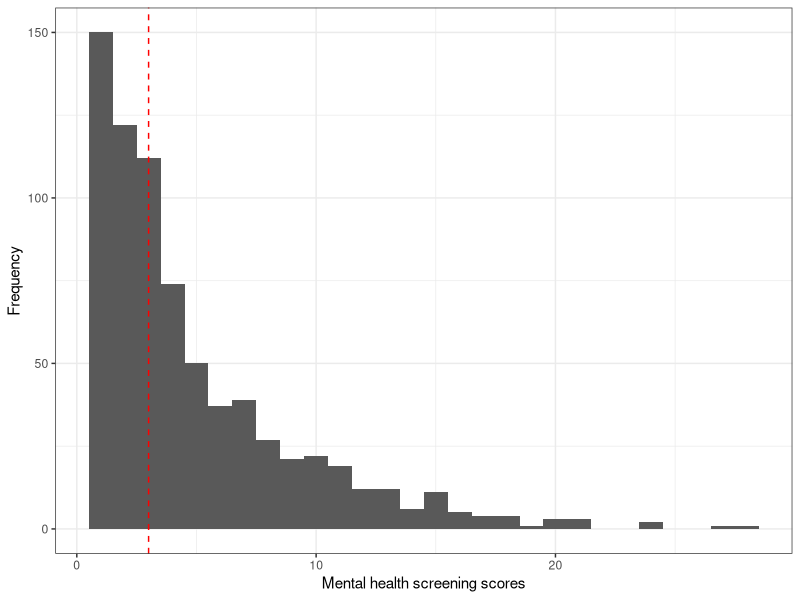
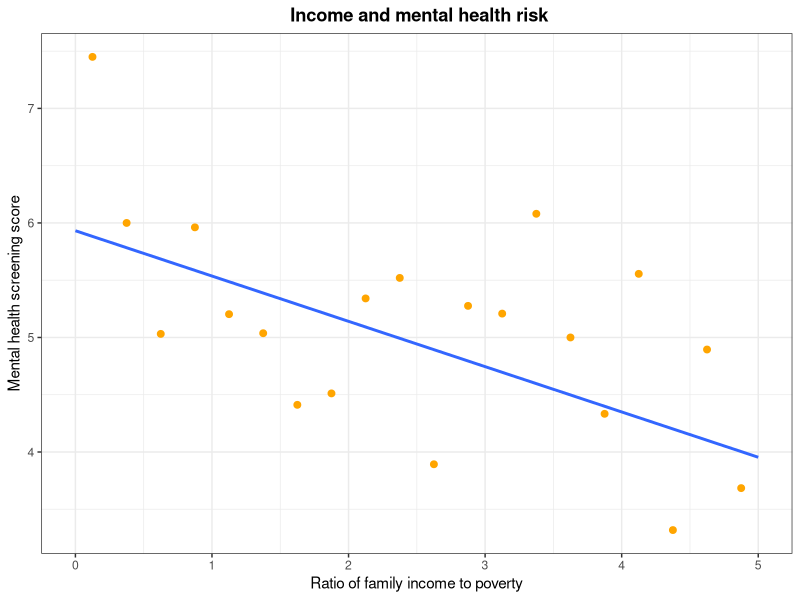
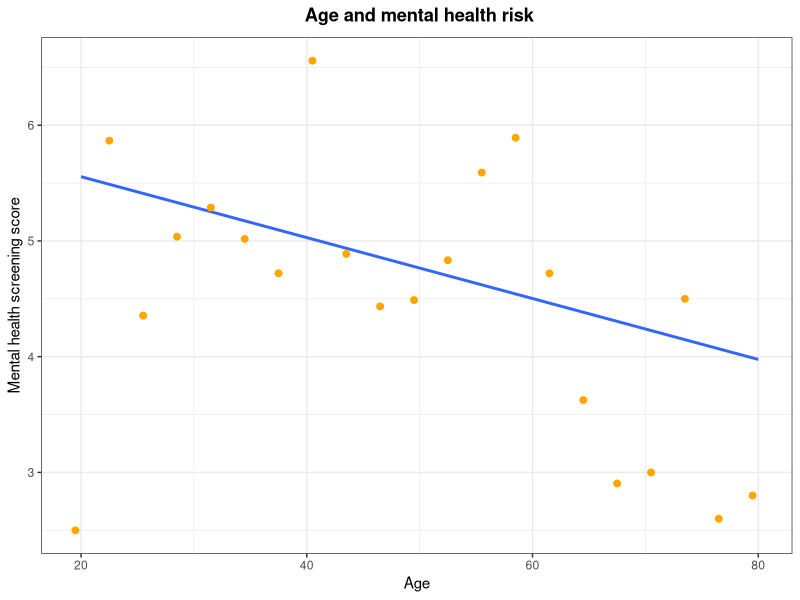
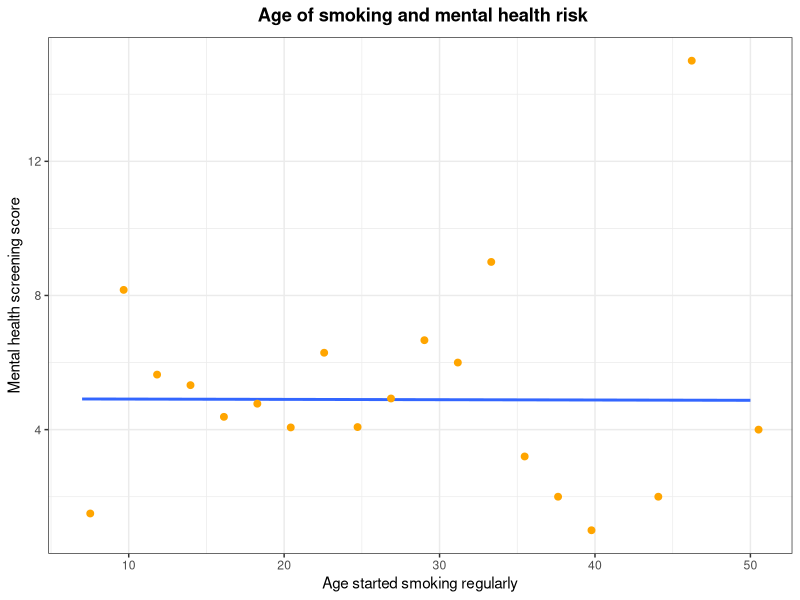
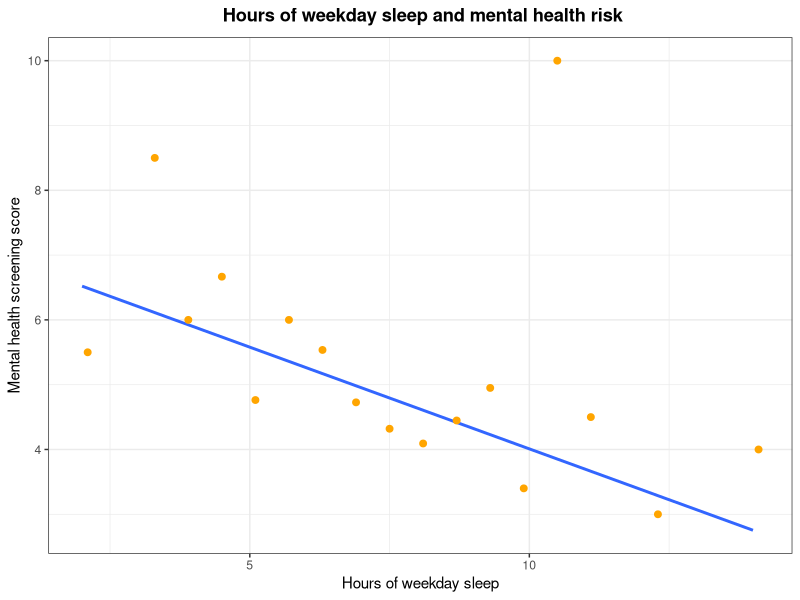
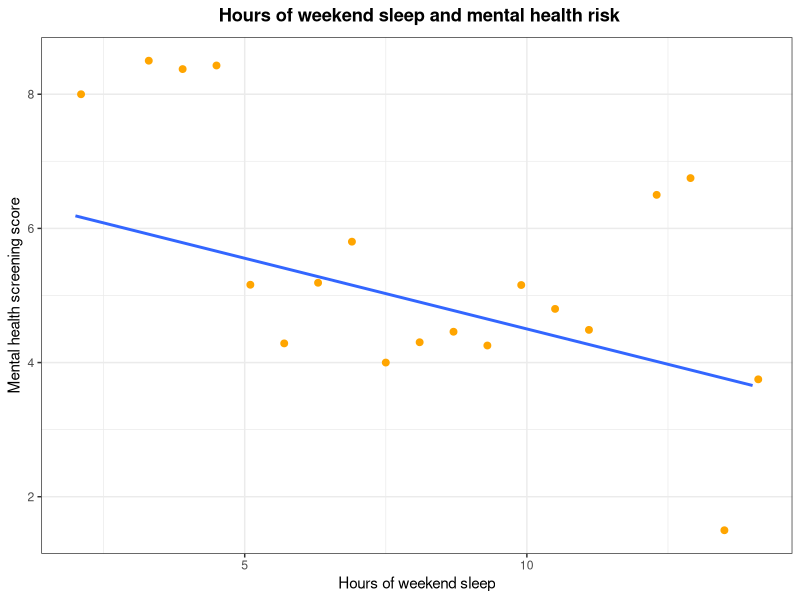
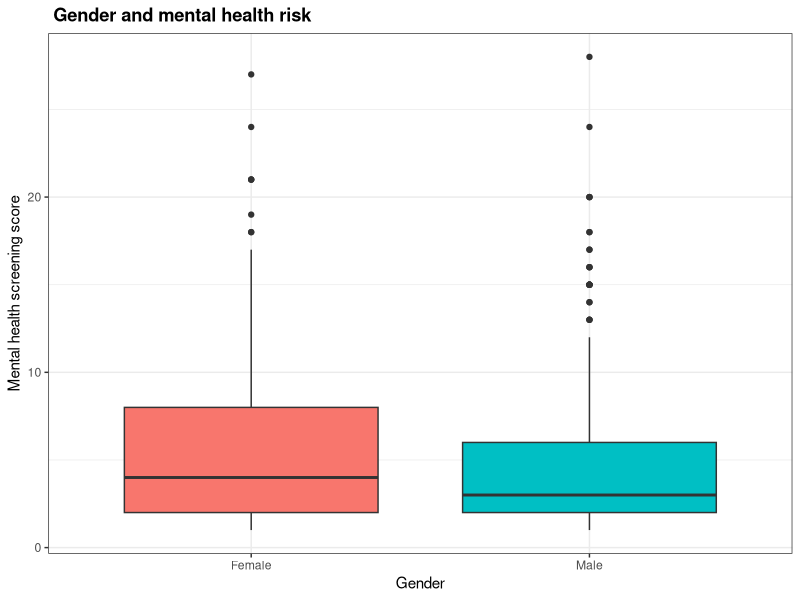
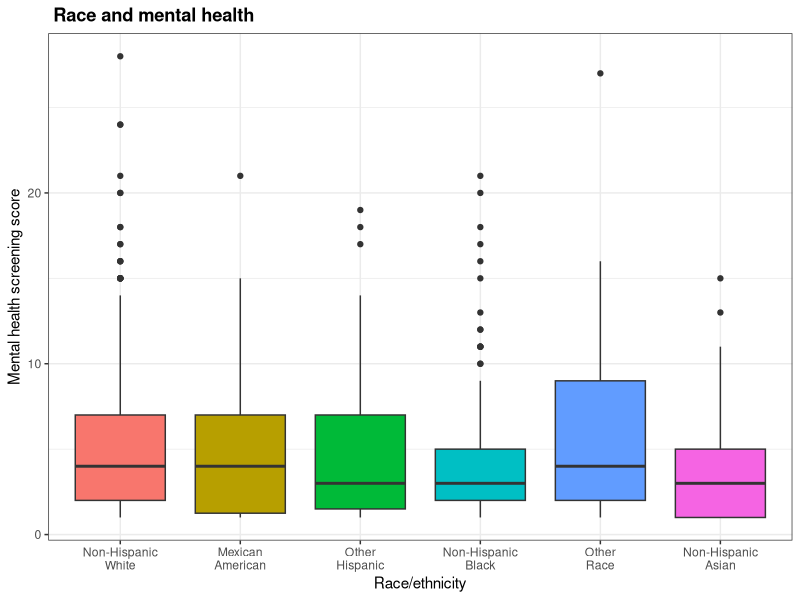

Generate these figures, in order, with R:
# load libraries
library(kableExtra)                     # for printing tables
library(cowplot)                        # for side by side plots
library(tidyverse)
library(readr)


# read in the cleaned data
nhanes_train = read_csv("data/clean/nhanes_train.csv", 
                    col_types = "iififfdffifddfffffffffffffffffffffiifffffff")

                   

# calculate mean mental health score  (4.9)
mean_mh_score = nhanes_train %>%
  summarise(mean(mental_score)) %>%
  pull()

# calculate median mental health score (3)
median_mh_score = nhanes_train %>%
  summarise(median(mental_score)) %>%
  pull()

# create histogram of mental health score
mh_histogram = nhanes_train %>%
  ggplot(aes(x = mental_score)) + 
  geom_histogram(binwidth = 1) +
  geom_vline(xintercept = median_mh_score,
             color = "red",
             linetype = "dashed") +
  labs(x = "Mental health screening scores", 
       y = "Frequency") +
  theme_bw()

#create histogram of ratio_income

ratio_income_histogram = nhanes_train %>%
  ggplot(aes(x = ratio_income)) + 
  geom_histogram(binwidth = 1) +
  geom_vline(xintercept = median(nhanes_train$ratio_income),
             color = "red",
             linetype = "dashed") +
  labs(x = "Ratio of family income to poverty", 
       y = "Frequency") +
  theme_bw()


# save the histogram of mental health score
ggsave(filename = "results/mental-health-score-histogram.png", 
       plot = mh_histogram, 
       device = "png", 
       width = 5, 
       height = 3)

# examine relationship between ratio of family income to poverty and mental health risk
p1 = nhanes_train %>%  #data points and binscatter 
  ggplot(aes(x = ratio_income, y = mental_score)) +
  geom_point() + 
  geom_smooth(method = "lm", formula = "y~x", se = FALSE) +
  stat_summary_bin(fun='mean', bins=20,
                   color='orange', size=2, geom='point') +
  labs(x = "Ratio of family income to poverty", 
       y = "Mental health screening score",
  title = bquote (~bold("Income and mental health risk")))+
  theme_bw() + 
  theme(plot.title = element_text(hjust = 0.5))

plot1 = nhanes_train %>%  #just with binscatter for easier visualization 
  ggplot(aes(x = ratio_income, y = mental_score)) +
 
  geom_smooth(method = "lm", formula = "y~x", se = FALSE) +
  stat_summary_bin(fun='mean', bins=20,
                   color='orange', size=2, geom='point')+
  
  labs(x = "Ratio of family income to poverty", 
       y = "Mental health screening score",
       title = bquote (~bold("Income and mental health risk")))+
  theme_bw() + 
  theme(plot.title = element_text(hjust = 0.5))

# save plot1
ggsave(filename = "results/income-and-mental-health.png", 
       plot = plot1, 
       device = "png", 
       width = 5, 
       height = 3)

# examine relationship between age and mental health risk

p2 = nhanes_train %>%  #data points and binscatter 
  ggplot(aes(x = age, y = mental_score)) +
  geom_point() + 
  geom_smooth(method = "lm", formula = "y~x", se = FALSE) +
  stat_summary_bin(fun='mean', bins=20,
                   color='orange', size=2, geom='point') +
  labs(x = "Age", 
       y = "Mental health screening score",
       title = bquote (~bold("Age and mental health risk")))+
  theme_bw() + 
  theme(plot.title = element_text(hjust = 0.5))

plot2 = nhanes_train %>%  #just with binscatter for easier visualization 
  ggplot(aes(x = age, y = mental_score)) +
  
  geom_smooth(method = "lm", formula = "y~x", se = FALSE) +
  stat_summary_bin(fun='mean', bins=20,
                   color='orange', size=2, geom='point')+
  
  labs(x = "Age", 
       y = "Mental health screening score",
       title = bquote (~bold("Age and mental health risk")))+
  theme_bw() + 
  theme(plot.title = element_text(hjust = 0.5))

# save plot2
ggsave(filename = "results/age-and-mental-health.png", 
       plot = plot2, 
       device = "png", 
       width = 5, 
       height = 3)


# examine relationship between age first started smoking and mental health risk

p3 = nhanes_train %>%  #data points and binscatter 
  ggplot(aes(x = age_first_smoke, y = mental_score)) +
  geom_point() + 
  geom_smooth(method = "lm", formula = "y~x", se = FALSE) +
  stat_summary_bin(fun='mean', bins=20,
                   color='orange', size=2, geom='point') +
  labs(x = "Age started smoking regularly", 
       y = "Mental health screening score",
       title = bquote (~bold("Age of smoking and mental health risk")))+
  theme_bw() + 
  theme(plot.title = element_text(hjust = 0.5))

plot3 = nhanes_train %>%  #just with binscatter for easier visualization 
  ggplot(aes(x = age_first_smoke, y = mental_score)) +
  
  geom_smooth(method = "lm", formula = "y~x", se = FALSE) +
  stat_summary_bin(fun='mean', bins=20,
                   color='orange', size=2, geom='point')+
  
  labs(x = "Age started smoking regularly", 
       y = "Mental health screening score",
       title = bquote (~bold("Age of smoking and mental health risk")))+
  theme_bw() + 
  theme(plot.title = element_text(hjust = 0.5))

# save plot3
ggsave(filename = "results/age-smoke-and-mental-health.png", 
       plot = plot3, 
       device = "png", 
       width = 5, 
       height = 3)


# examine relationship between sleep during weekday and mental health risk
p4 = nhanes_train %>%  #data points and binscatter 
  ggplot(aes(x = sleep_weekday, y = mental_score)) +
  geom_point() + 
  geom_smooth(method = "lm", formula = "y~x", se = FALSE) +
  stat_summary_bin(fun='mean', bins=20,
                   color='orange', size=2, geom='point') +
  labs(x = "Hours of weekday sleep", 
       y = "Mental health screening score",
       title = bquote (~bold("Hours of weekday sleep and mental health risk")))+
  theme_bw() + 
  theme(plot.title = element_text(hjust = 0.5))

plot4 = nhanes_train %>%  #just with binscatter for easier visualization 
  ggplot(aes(x = sleep_weekday, y = mental_score)) +
  
  geom_smooth(method = "lm", formula = "y~x", se = FALSE) +
  stat_summary_bin(fun='mean', bins=20,
                   color='orange', size=2, geom='point')+
  
  labs(x = "Hours of weekday sleep", 
       y = "Mental health screening score",
       title = bquote (~bold("Hours of weekday sleep and mental health risk")))+
  theme_bw() + 
  theme(plot.title = element_text(hjust = 0.5))

# save plot4
ggsave(filename = "results/weekday-sleep-and-mental-health.png", 
       plot = plot4, 
       device = "png", 
       width = 5, 
       height = 3)

# examine relationship between sleep during weekend and mental health risk
p5 = nhanes_train %>%
  ggplot(aes(x = sleep_weekend, y = mental_score)) +
  geom_point() + 
  geom_smooth(method = "lm", formula = "y~x", se = FALSE) +
  labs(x = "Hours of sleep during weekend", 
       y = "Mental health screening score",
title = bquote (~bold("Hours of sleep during weekend and mental health risk"))) +
  theme_bw() + 
  theme(plot.title = element_text(hjust = 0.5))

plot5 = nhanes_train %>%  #just with binscatter for easier visualization 
  ggplot(aes(x = sleep_weekend, y = mental_score)) +
  
  geom_smooth(method = "lm", formula = "y~x", se = FALSE) +
  stat_summary_bin(fun='mean', bins=20,
                   color='orange', size=2, geom='point')+
  
  labs(x = "Hours of weekend sleep", 
       y = "Mental health screening score",
       title = bquote (~bold("Hours of weekend sleep and mental health risk")))+
  theme_bw() + 
  theme(plot.title = element_text(hjust = 0.5))

# save plot 5
ggsave(filename = "results/weekend-sleep-and-mental-health.png", 
       plot = plot5, 
       device = "png", 
       width = 5, 
       height = 3)

# examine relationship between hours worked and mental health risk
p6 = nhanes_train %>%
  ggplot(aes(x = hours_worked, y = mental_score)) +
  geom_point() + 
  geom_smooth(method = "lm", formula = "y~x", se = FALSE) +
  labs(x = "Number of hours worked last week", 
       y = "Mental health screening score",
       title = "Number of work hours and mental health risk") +
  theme_bw() + 
  theme(plot.title = element_text(hjust = 0.5))


# examine relationship between minutes of sedentary activity and mental health risk
p7 = nhanes_train %>%
  ggplot(aes(x = min_sedentary, y = mental_score)) +
  geom_point() + 
  geom_smooth(method = "lm", formula = "y~x", se = FALSE) +
  labs(x = "Minutes of sedentary activity", 
       y = "Mental health screening score",
       title = "Minutes of sedentary activity and mental health risk") +
  theme_bw() + 
  theme(plot.title = element_text(hjust = 0.5))


# examine relationship between gender and mental health risk

p8 = nhanes_train %>%
  ggplot(aes(x = female, y = mental_score, fill = female)) + 
  geom_boxplot() +
  scale_x_discrete(labels = c('Female', 'Male')) +
  labs(x = "Gender", 
       y = "Mental health screening score", 
       title = bquote (~bold("Gender and mental health risk"))) + 
  theme_bw() + theme(legend.position = "none")


# save p8
ggsave(filename = "results/gender-and-mental-health.png", 
       plot = p8, 
       device = "png", 
       width = 5, 
       height = 3)

# examine relationship between race/ethnicity and mental health risk 
p9 = nhanes_train %>%
  ggplot(aes(x = race, y = mental_score, fill = race)) + 
  geom_boxplot() +
  scale_x_discrete(labels = c('Non-Hispanic\nWhite', 
                              'Mexican\nAmerican',
                              'Other\nHispanic',
                              'Non-Hispanic\nBlack',
                              'Other\nRace',
                              'Non-Hispanic\nAsian')) +
  labs(x = "Race/ethnicity", 
       y = "Mental health screening score",
       title = bquote (~bold("Race and mental health"))) + 
  theme_bw() + theme(legend.position = "none")

ggsave(filename = "results/race-and-mental-health.png", 
       plot = p9, 
       device = "png", 
       width = 5, 
       height = 3)

#examine relationship between marriage status and mental health risk 
p10= nhanes_train %>%
  ggplot(aes(x = marriage_status, y = mental_score, fill = marriage_status)) + 
  geom_boxplot() +
  labs(x = "Marriage status", 
       y = "Mental health screening score") + 
  theme_bw() + theme(legend.position = "none")


#examine relationship between being born in the US and mental health risk
p11= nhanes_train %>%
  ggplot(aes(x = born_us, y = mental_score, fill = born_us)) + 
  geom_boxplot() +
  labs(x = "Born in the US", 
       y = "Mental health screening score") + 
  theme_bw() + theme(legend.position = "none")


#examine relationship between being education and mental health risk 
p12= nhanes_train %>%
  ggplot(aes(x = edu, y = mental_score, fill = edu)) + 
  geom_boxplot() +
  scale_x_discrete(labels = c('College\ngraduate\nor above', 
                              'High school\n/GED',
                              'Some college\n/AA degree',
                              '9th-11th\ngrade',
                              'Less than\n9th grade')) +
  labs(x = "Education status", 
       y = "Mental health screening score", 
       tittle = bquote (~bold("Education and mental health risk"))) + 
  theme_bw() + theme(legend.position = "none")

# save p12
ggsave(filename = "results/education-and-mental-health.png", 
       plot = p12, 
       device = "png", 
       width = 5, 
       height = 3)

#examine relationship between smoking and mental health risk 
p13= nhanes_train %>%
  ggplot(aes(x = now_smoke, y = mental_score, fill = now_smoke)) + 
  geom_boxplot() +
  labs(x = "Smoking status", 
       y = "Mental health screening score") + 
  theme_bw() + theme(legend.position = "none")


#examine relationship between sleep disorder and mental health risk 
p14= nhanes_train %>%
  ggplot(aes(x = dr_sleep, y = mental_score, fill = dr_sleep)) + 
  geom_boxplot() +
  scale_x_discrete(labels = c('No', 'Yes')) +
  labs(x = "Ever told a doctor about trouble sleeping", 
       y = "Mental health screening score",
       title = bquote (~bold("Sleep trouble and mental health"))) + 
  theme_bw() + theme(legend.position = "none")

# save p14
ggsave(filename = "results/drsleep-and-mental-health.png", 
       plot = p14, 
       device = "png", 
       width = 5, 
       height = 3)

#examine relationship between asthma and mental health risk 
p15= nhanes_train %>%
  ggplot(aes(x = told_asthma, y = mental_score, fill = told_asthma)) + 
  geom_boxplot() +
  labs(x = "Told by a doctor to have asthma", 
       y = "Mental health screening score") + 
  theme_bw() + theme(legend.position = "none")


#examine relationship between arthritis and mental health risk 
p16= nhanes_train %>%
  ggplot(aes(x = told_arthritis, y = mental_score, fill = told_arthritis)) + 
  geom_boxplot() +
  labs(x = "Told by a doctor to have arthritis", 
       y = "Mental health screening score") + 
  theme_bw() + theme(legend.position = "none")


#examine relationship between coronary heart disease and mental health risk 
p17= nhanes_train %>%
  ggplot(aes(x = told_coronary, y = mental_score, fill = told_coronary)) + 
  geom_boxplot() +
  labs(x = "Told by a doctor to have coronary heart disease", 
       y = "Mental health screening score") + 
  theme_bw() + theme(legend.position = "none")

#examine relationship between heart attack and mental health risk 
p18 = nhanes_train %>%
  ggplot(aes(x = told_attack, y = mental_score, fill = told_attack)) + 
  geom_boxplot() +
  labs(x = "Told by a doctor to have heart attack", 
       y = "Mental health screening score") + 
  theme_bw() + theme(legend.position = "none")

#examine relationship between stroke and mental health risk 
p19 = nhanes_train %>%
  ggplot(aes(x = told_stroke, y = mental_score, fill = told_stroke)) + 
  geom_boxplot() +
  labs(x = "Told by a doctor to have stroke", 
       y = "Mental health screening score") + 
  theme_bw() + theme(legend.position = "none")


#examine relationship between thyroid and mental health risk 
p20 = nhanes_train %>%
  ggplot(aes(x = told_thyroid, y = mental_score, fill = told_thyroid)) + 
  geom_boxplot() +
  labs(x = "Told by a doctor to have thyroid problem", 
       y = "Mental health screening score") + 
  theme_bw() + theme(legend.position = "none")


#examine relationship between cancer and mental health risk 
p21 = nhanes_train %>%
  ggplot(aes(x = told_cancer, y = mental_score, fill = told_cancer)) + 
  geom_boxplot() +
  labs(x = "Told by a doctor to have cancer", 
       y = "Mental health screening score") + 
  theme_bw() + theme(legend.position = "none")


#examine relationship between being told by doctor to exercise and mental health risk 
p23 = nhanes_train %>%
  ggplot(aes(x = told_exe, y = mental_score, fill = told_exe)) + 
  geom_boxplot() +
  labs(x = "Told by a doctor to exercise", 
       y = "Mental health screening score") + 
  theme_bw() + theme(legend.position = "none")



#examine relationship between being told by doctor to reduce salt and mental health risk 
p24 = nhanes_train %>%
  ggplot(aes(x = told_salt, y = mental_score, fill = told_salt)) + 
  geom_boxplot() +
  labs(x = "Told by a doctor to reduce salt", 
       y = "Mental health screening score") + 
  theme_bw() + theme(legend.position = "none")



#examine relationship between being told by doctor to reduce fat and mental health risk 
p25 = nhanes_train %>%
  ggplot(aes(x = told_fat, y = mental_score, fill = told_fat)) + 
  geom_boxplot() +
  labs(x = "Told by a doctor to lose fat", 
       y = "Mental health screening score") + 
  theme_bw() + theme(legend.position = "none")


#examine relationship between now try to control weight and mental health risk 
p26 = nhanes_train %>%
  ggplot(aes(x = now_lose_weight, y = mental_score, fill = now_lose_weight)) + 
  geom_boxplot() +
  labs(x = "Now lose weight", 
       y = "Mental health screening score") + 
  theme_bw() + theme(legend.position = "none")


#examine relationship between now try to increase exercise and mental health risk 
p27 = nhanes_train %>%
  ggplot(aes(x = now_increase_ex, y = mental_score, fill = now_increase_ex)) + 
  geom_boxplot() +
  labs(x = "Now increase exercise", 
       y = "Mental health screening score") + 
  theme_bw() + theme(legend.position = "none")


#examine relationship between now try to reduce salt and mental health risk 
p28 = nhanes_train %>%
  ggplot(aes(x = now_reduce_salt, y = mental_score, fill = now_reduce_salt)) + 
  geom_boxplot() +
  labs(x = "Now reduce salt", 
       y = "Mental health screening score") + 
  theme_bw() + theme(legend.position = "none")


#examine relationship between now try to reduce fat and mental health risk 
p29 = nhanes_train %>%
  ggplot(aes(x = now_reduce_fat, y = mental_score, fill = now_reduce_fat)) + 
  geom_boxplot() +
  labs(x = "Now reduce fat", 
       y = "Mental health screening score") + 
  theme_bw() + theme(legend.position = "none")


#examine relationship between weight self-perception and mental health risk 
p30 = nhanes_train %>%
  ggplot(aes(x = weight_self_percept, y = mental_score, 
             fill = weight_self_percept)) + 
  geom_boxplot() +
  scale_x_discrete(labels = c('Overweight', 
                              'About the right weight',
                              'Underweight')) +
  labs(x = "How do you consider your weight?", 
       y = "Mental health screening score",
       title = bquote (~bold("Weight self-perception and mental health"))) + 
  theme_bw() + theme(legend.position = "none")

#save p30

ggsave(filename = "results/weight-percept-and-mental-health.png", 
       plot = p30, 
       device = "png", 
       width = 5, 
       height = 3)

#examine relationship between wanting to lose weight and mental health risk
p31 = nhanes_train %>%
  ggplot(aes(x = want_lose_weight, y = mental_score, 
             fill = want_lose_weight)) + 
  geom_boxplot() +
  labs(x = "Like to weigh more, less or the same", 
       y = "Mental health screening score") + 
  theme_bw() + theme(legend.position = "none")

#examine relationship between feeling overly sleepy during the day and mental health risk

p32 = nhanes_train %>%
  ggplot(aes(x = sleepy, y = mental_score, 
             fill = sleepy)) + 
  geom_boxplot() +
  scale_x_discrete(labels = c('Sometimes', 
                              'Rarely',
                              'Often',
                              'Almost always',
                              'Never')) +
  labs(x = "In the past month how often feeling overly sleepy during the day?", 
       y = "Mental health screening score",
       title = bquote (~bold("Excessive sleepiness and mental health"))) + 
  theme_bw() + theme(legend.position = "none")

#save p32

ggsave(filename = "results/sleepy-and-mental-health.png", 
       plot = p32, 
       device = "png", 
       width = 5, 
       height = 3)

##examine the relationship between vigorous-intensity recreational activity and mental health risks
p33 = nhanes_train %>%
  ggplot(aes(x = vigor_rec, y = mental_score, 
             fill = vigor_rec)) + 
  geom_boxplot() +
  scale_x_discrete(labels = c('Yes', 'No'))+
                             
  labs(x = "In a typical week do you do vigorous-intensity recreational activity?", 
       y = "Mental health screening score",
  title = bquote (~bold
          ("Recreational activity and mental health "))) + 
  theme_bw() + theme(legend.position = "none")

#save p33

ggsave(filename = "results/vigor-rec-and-mental-health.png", 
       plot = p33, 
       device = "png", 
       width = 5, 
       height = 3)


##examine the relationship between ratio income and ever telling a doctor about trouble with sleeping
p34 = nhanes_train %>%
  ggplot(aes(x = dr_sleep, y = ratio_income, 
             fill = dr_sleep)) + 
  geom_boxplot() +
  scale_x_discrete(labels = c('No', 'Yes'))+
  
  labs(x = "Ever told a doctor about trouble sleeping", 
       y = "Ratio of family income to poverty",
       title = bquote (~bold("Sleep trouble and income"))) + 
  theme_bw() + theme(legend.position = "none")

#save p34

ggsave(filename = "results/income-dr-sleep.png", 
       plot = p34, 
       device = "png", 
       width = 5, 
       height = 3)

#examine relationship between ratio income and frequency of feeling overly sleepy during the day

p35 = nhanes_train %>%
  ggplot(aes(x = sleepy, y = ratio_income, 
             fill = sleepy)) + 
  geom_boxplot() +
  #scale_x_discrete(labels = c('Yes', 'No'))+
  
  labs(x = "Frequency of feeling overly sleepy during the day", 
       y = "Ratio of family income to poverty") + 
  theme_bw() + theme(legend.position = "none")

#relationship between ratio family income and engage in vigorous recreational activity
p36 = nhanes_train %>%
  ggplot(aes(x = vigor_rec, y = ratio_income, 
             fill = vigor_rec)) + 
  geom_boxplot() +
  scale_x_discrete(labels = c('Yes', 'No'))+
  
  labs(x = "Whether or not engage in vigorous-intensity recreational activity", 
       y = "Ratio of family income to poverty",
title = bquote (~bold("Recreational activity and income"))) + 
  theme_bw() + theme(legend.position = "none")


#save p36

ggsave(filename = "results/income-vigor-rec.png", 
       plot = p36, 
       device = "png", 
       width = 5, 
       height = 3)

#gender and hours of sleep weekday
p37 = nhanes_train %>%
  ggplot(aes(x = female, y = sleep_weekday, 
             fill = female)) + 
  geom_boxplot() +
  scale_x_discrete(labels = c('Female', 'Male'))+
  
  labs(x = "Gender", 
       y = "Weekday hours of sleep") + 
  theme_bw() + theme(legend.position = "none")

#gender and weekend hours of sleep
p38 = nhanes_train %>%
  ggplot(aes(x = female, y = sleep_weekend, 
             fill = female)) + 
  geom_boxplot() +
  scale_x_discrete(labels = c('Female', 'Male'))+
  
  labs(x = "Gender", 
       y = "Weekend hours of sleep") + 
  theme_bw() + theme(legend.position = "none")

#race and weekday sleep
p40 = nhanes_train %>%
  ggplot(aes(x = race, y = sleep_weekday, 
             fill = race)) + 
  geom_boxplot() +
  scale_x_discrete(labels = c('Non-Hispanic\nWhite', 
                              'Mexican\nAmerican',
                              'Other\nHispanic',
                              'Non-Hispanic\nBlack',
                              'Other\nRace',
                              'Non-Hispanic\nAsian'))+
  
  labs(x = "Race", 
       y = "Weekday hours of sleep",
       title = bquote (~bold("Race and weekday hours of sleep"))) + 
  theme_bw() + theme(legend.position = "none")

ggsave(filename = "results/race-weekday-sleep.png", 
       plot = p40, 
       device = "png", 
       width = 5, 
       height = 3)

#race and weekend hours of sleep
p41 = nhanes_train %>%
  ggplot(aes(x = race, y = sleep_weekend, 
             fill = race)) + 
  geom_boxplot() +
  scale_x_discrete(labels = c('Non-Hispanic\nWhite', 
                              'Mexican\nAmerican',
                              'Other\nHispanic',
                              'Non-Hispanic\nBlack',
                              'Other\nRace',
                              'Non-Hispanic\nAsian'))+
  
  labs(x = "Race", 
       y = "Weekend hours of sleep") + 
  theme_bw() + theme(legend.position = "none")
